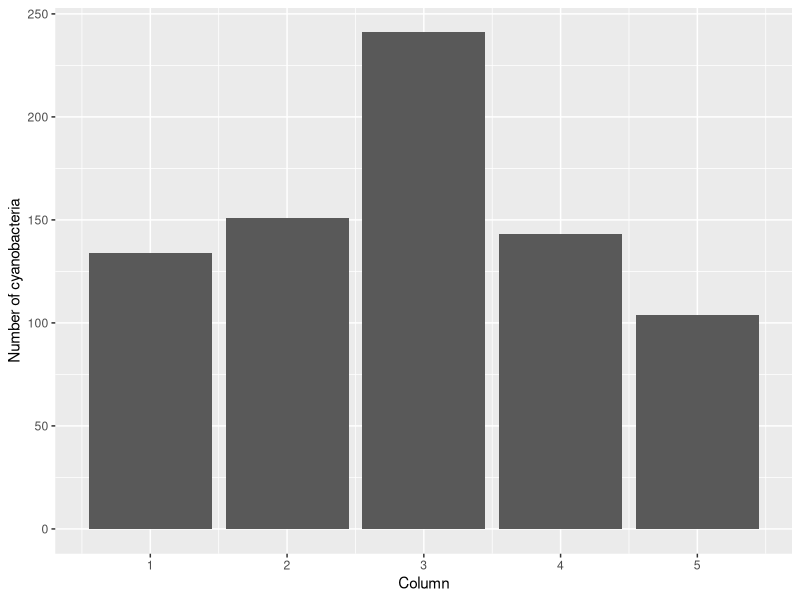
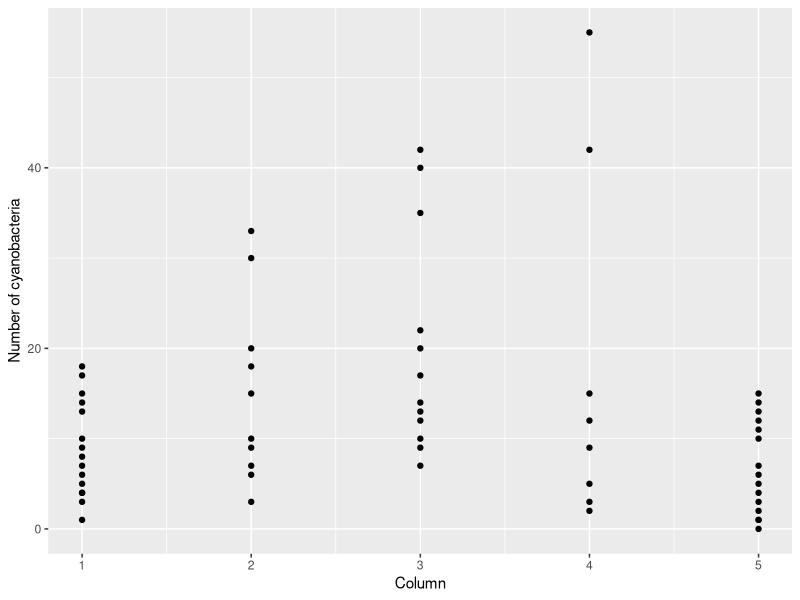
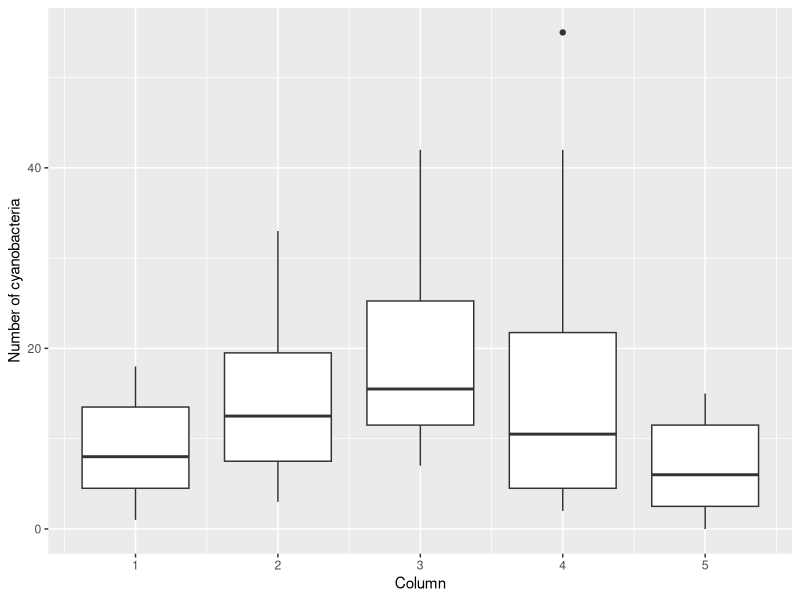
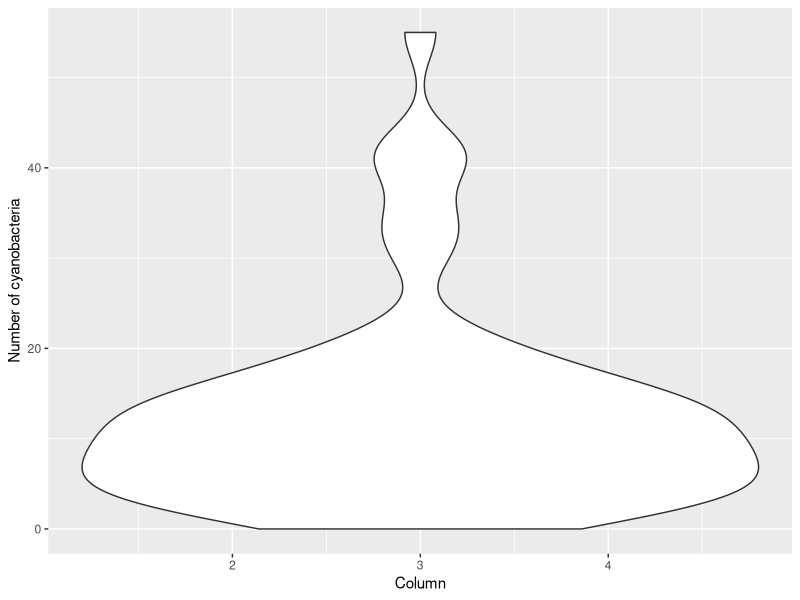

These charts were generated, in order, by the following R code:
#exercise 1 - making simple plots and visualising data using R Studio and ggplot2
#example 1: analyse the number of cyanobacteria found in different Winogradsky columns (each set up with sediment from a different lake)

#start by loading the necessary packages with the "library" command
library(ggplot2)

#load the data we are using for this excercise (you can download it from MyPlace if you are following it along; make sure to save it in your
#current working directory [you can check where your current working directory is, using getwd() if you are uncertain.])

getwd()

#when I load the data, I am going to store it in a variable called Cyanos, this should then appear in my environment

Cyanos <- read.csv("WinogradskyCyanoCounts.csv")

#I can check that the data have loaded using the View command
View(Cyanos)

#Now that we have loaded the data, let's explore some of the different ways we can visualise it

#plot one, a bar graph

p1 <- ggplot(Cyanos, aes(x = column, y = cyanos)) +
  geom_bar(stat = "identity") +
  labs(x = "Column", y = "Number of cyanobacteria")

print(p1)

#add error bars to the bar graph (standard deviation)





#plot two, a scatterplot


p2 <- ggplot(Cyanos, aes(x = column, y = cyanos)) +
  geom_point() +
  labs(x="Column", y="Number of cyanobacteria") 

print(p2)

#plot three, a boxplot

p3 <- ggplot(Cyanos, aes(x = column, y = cyanos)) +
  geom_boxplot(aes(group = column)) +
  labs(x = "Column", y = "Number of cyanobacteria")

print(p3)

#plot four, a violinplot
p4 <- ggplot(Cyanos, aes(x = column, y = cyanos)) +
  geom_violin() +
  labs(x = "Column", y = "Number of cyanobacteria")

print(p4)

#Discussion points for the class: 
#which of the plots is "best"/most effective/most useful? 
#how would you interpret these data? Which column do you think has the most cyanobacteria? 
#are there any flaws in the experimental design? 
#can you think of other ways to visualise and/or present these data? (does the audience you are presenting the data to matter?)

#next, students to plot own datasets (need to generate more datasets for this....) 





